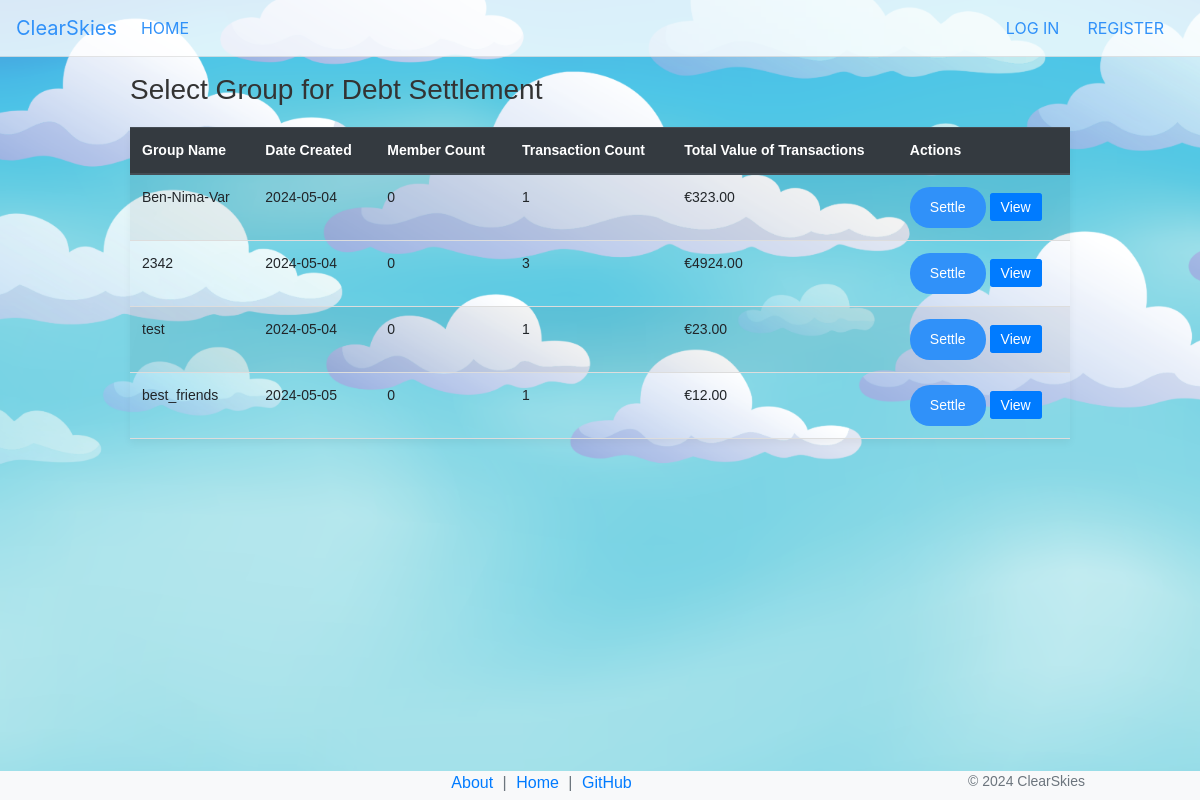
The page /settle_group_debts on the database as committed earlier.
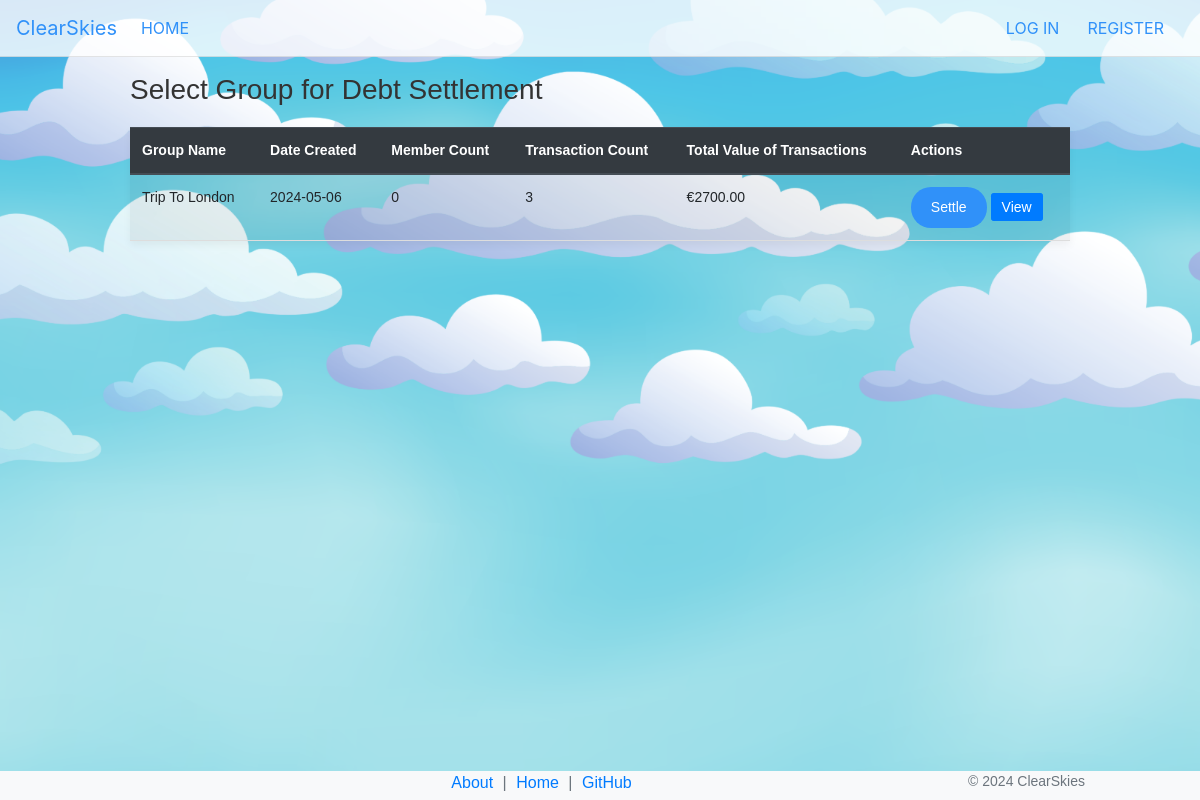
The same page on the database as committed later.
### app/models/group.py (models this page shows)
class Group(db.Model):
    __tablename__ = 'groups'
    id = db.Column(db.Integer, primary_key=True)
    name = db.Column(db.String(100), nullable=False)
    created_at = db.Column(db.DateTime, default=datetime.utcnow)
    users = db.relationship('UserGroup', back_populates='group', lazy='dynamic')
    transactions = db.relationship('GroupTransaction', backref='group', lazy='dynamic')

### app/debts.py (the view, shortened to what this page needs)
    @app.route('/settle_group_debts', methods=['GET', 'POST'])
    def settle_group_debts():
        page = request.args.get('page', 1, type=int)
        per_page = 10
        payment_instructions = []
        selected_group = None
        member_count_subquery = db.session.query(
            UserGroup.group_id.label('group_id'),
            func.count('*').label('member_count')
        ).group_by(UserGroup.group_id).subquery()
        transaction_stats_subquery = db.session.query(
            GroupTransaction.group_id.label('group_id'),
            func.count('*').label('total_transactions'),
            func.sum(GroupTransaction.amount).label('total_amount')
        ).group_by(GroupTransaction.group_id).subquery()
        groups = db.session.query(
            Group.id,
            Group.name,
            Group.created_at,
            func.coalesce(member_count_subquery.c.member_count, 0).label('member_count'),
            func.coalesce(transaction_stats_subquery.c.total_transactions, 0).label('total_transactions'),
            func.coalesce(transaction_stats_subquery.c.total_amount, 0).label('total_amount')
        ).outerjoin(member_count_subquery, Group.id == member_count_subquery.c.group_id) \
            .outerjoin(transaction_stats_subquery, Group.id == transaction_stats_subquery.c.group_id) \
            .paginate(page=page, per_page=per_page, error_out=False)
        return render_template('settle_group_debts.html', groups=groups, selected_group=selected_group,
                               payment_instructions=payment_instructions, scrolled_to_instructions=True)

### app/templates/settle_group_debts.html (shortened to what this page needs)
{% extends 'layout.html' %}
{% block content %}
<div class="container mt-3">
    <h3>Select Group for Debt Settlement</h3>
    {% if groups.items %}
        <table class="table table-striped">
            <thead class="thead-dark">
                <tr>
                    <th>Group Name</th>
                    <th>Date Created</th>
                    <th>Member Count</th>
                    <th>Transaction Count</th>
                    <th>Total Value of Transactions</th>
                    <th>Actions</th>
                </tr>
            </thead>
            <tbody>
                {% for group in groups.items %}
                <tr>
                    <td>{{ group.name }}</td>
                    <td>{{ group.created_at.strftime('%Y-%m-%d') }}</td>
                    <td>{{ group.member_count }}</td>
                    <td>{{ group.total_transactions }}</td>
                    <td>€{{ "%.2f"|format(group.total_amount) }}</td>
                    <td>
                        <form action="{{ url_for('settle_group_debts', group_id=group.id) }}" method="post" style="display: inline;">
                            <button type="submit" class="btn btn-sm btn-success">Settle</button>
                        </form>
                        <a href="{{ url_for('view_group', group_id=group.id) }}" class="btn btn-sm btn-primary" style="display: inline;">View</a>
                    </td>
                </tr>
                {% endfor %}
            </tbody>
        </table>
    {% else %}
        <p>No groups available.</p>
    {% endif %}
</div>
{% endblock %}

Rows that differ between the two databases and show on the page:
removed Group: name "Ben-Nima-Var", created_at "2024-05-04", member_count "0", total_transactions "1", total_amount "323.00"
removed Group: name "2342", created_at "2024-05-04", member_count "0", total_transactions "3", total_amount "4924.00"
removed Group: name "test", created_at "2024-05-04", member_count "0", total_transactions "1", total_amount "23.00"
removed Group: name "best_friends", created_at "2024-05-05", member_count "0", total_transactions "1", total_amount "12.00"
added Group: name "Trip To London", created_at "2024-05-06", member_count "0", total_transactions "3", total_amount "2700.00"
